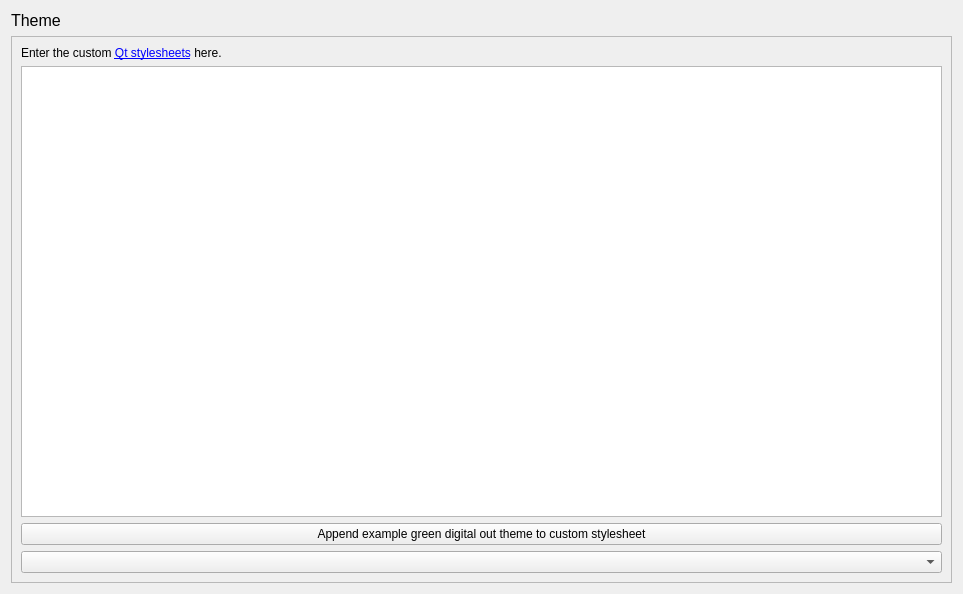
<?xml version="1.0" encoding="UTF-8"?>
<ui version="4.0">
 <class>Form</class>
 <widget class="QWidget" name="Form">
  <property name="geometry">
   <rect>
    <x>0</x>
    <y>0</y>
    <width>963</width>
    <height>594</height>
   </rect>
  </property>
  <property name="windowTitle">
   <string>Form</string>
  </property>
  <layout class="QVBoxLayout" name="verticalLayout">
   <item>
    <widget class="QLabel" name="label_2">
     <property name="font">
      <font>
       <pointsize>12</pointsize>
      </font>
     </property>
     <property name="text">
      <string>Theme</string>
     </property>
    </widget>
   </item>
   <item>
    <widget class="QScrollArea" name="scrollArea">
     <property name="widgetResizable">
      <bool>true</bool>
     </property>
     <widget class="QWidget" name="scrollAreaWidgetContents">
      <property name="geometry">
       <rect>
        <x>0</x>
        <y>0</y>
        <width>935</width>
        <height>528</height>
       </rect>
      </property>
      <layout class="QVBoxLayout" name="verticalLayout_2">
       <item>
        <widget class="QLabel" name="label">
         <property name="text">
          <string>&lt;html&gt;&lt;head/&gt;&lt;body&gt;&lt;p&gt;Enter the custom &lt;a href=&quot;http://doc.qt.io/qt-4.8/stylesheet-reference.html&quot;&gt;&lt;span style=&quot; text-decoration: underline; color:#0000ff;&quot;&gt;Qt stylesheets&lt;/span&gt;&lt;/a&gt; here.&lt;/p&gt;&lt;/body&gt;&lt;/html&gt;</string>
         </property>
         <property name="openExternalLinks">
          <bool>true</bool>
         </property>
        </widget>
       </item>
       <item>
        <widget class="QPlainTextEdit" name="stylesheet_text"/>
       </item>
    <item>
     <widget class="QPushButton" name="example_button">
      <property name="text">
       <string>Append example green digital out theme to custom stylesheet</string>
      </property>
     </widget>
    </item>
    <item>
     <widget class="QComboBox" name="theme_combo">
      <property name="toolTip">
       <string>Select a theme to load its stylesheet</string>
      </property>
     </widget>
    </item>
      </layout>
     </widget>
    </widget>
   </item>
  </layout>
 </widget>
 <resources/>
 <connections/>
</ui>
